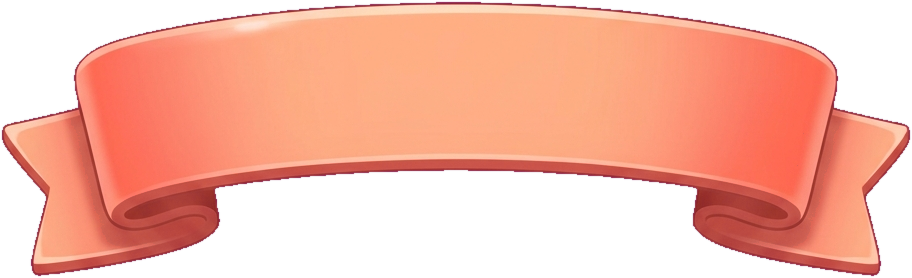
#> input picture minigame/images/ui/merge_chain_ribbon.png, 912 x 278 px
$ python -i matte_merge_chain_ui.py   (imports and definitions only)
#> lines starting #> are read from the running program, lines starting #| are printed output that depends on the picture
#> further down, picture is the input picture: PIL image 912x278 RGBA; mean R, G, B, A 244.1, 89.6, 162.6, 159.1
### scripts/huahua_paths.py
"""
本仓库与「同级目录 game_assets/huahua」的路径解析。

约定：资产库与仓库根目录同级，即 <parent>/game_assets/huahua/。
可通过环境变量 GAME_ASSETS_HUAHUA 指向该 huahua 资产根目录（含 raw、assets 子树的上级，即 game_assets/huahua 这一层）。
"""
from __future__ import annotations

import os
from pathlib import Path


def repo_root() -> Path:
    """本仓库根目录（game2D_huahua）。"""
    return Path(__file__).resolve().parent.parent


def game_assets_huahua_root() -> Path:
    """仓库外 huahua 资产根：默认 ../game_assets/huahua（相对 repo）。"""
    env = os.environ.get("GAME_ASSETS_HUAHUA", "").strip()
    if env:
        return Path(env).expanduser().resolve()
    return (repo_root().parent / "game_assets" / "huahua").resolve()


def game_assets_dir() -> Path:
    """…/game_assets/huahua/assets"""
    return game_assets_huahua_root() / "assets"

### scripts/matte_merge_chain_ui.py
#!/usr/bin/env python3
"""
合成线 UI 拆件：品红抠图 + 去边；可选 alpha 裁剪缩小留白。
读 merge_chain_ui_nb2/for_review/，写入 minigame/images/ui/
"""
from __future__ import annotations

import sys
from pathlib import Path

try:
    from PIL import Image, ImageFilter
except ImportError:
    print("需要: pip install Pillow", file=sys.stderr)
    sys.exit(1)

from huahua_paths import game_assets_dir

ROOT = Path(__file__).resolve().parents[1]
REVIEW = game_assets_dir() / "merge_chain_ui_nb2/for_review"
OUT_DIR = ROOT / "minigame/images/ui"

PAIRS = [
    ("merge_chain_ribbon_nb2_1x1.png", "merge_chain_ribbon.png", True),
    ("merge_chain_panel_nb2_3x4.png", "merge_chain_panel.png", False),
]


def magenta_score(r: int, g: int, b: int) -> float:
    return (r + b) * 0.5 - g


def process_pixels(im: Image.Image) -> Image.Image:
    im = im.convert("RGBA")
    px = im.load()
    w, h = im.size
#> w = 912; h = 278
    for y in range(h):
        for x in range(w):
            r, g, b, a = px[x, y]
            ms = magenta_score(r, g, b)
            if ms > 130 and r > 160 and b > 160 and g < 120:
                px[x, y] = (r, g, b, 0)
            elif ms > 100 and r > 200 and b > 200 and g < 90:
                px[x, y] = (r, g, b, 0)

    def despill(rr: int, gg: int, bb: int) -> tuple[int, int, int]:
        ms = magenta_score(rr, gg, bb)
        if ms < 35 or gg > 100:
            return rr, gg, bb
        t = min(0.5, (ms - 35) / 120.0)
        rr = int(max(0, min(255, rr - (rr - gg) * t * 0.6)))
        bb = int(max(0, min(255, bb - (bb - gg) * t * 0.6)))
        gg = int(max(0, min(255, gg + (ms - 35) * 0.07 * t)))
        return rr, gg, bb

    for y in range(h):
        for x in range(w):
            r, g, b, a = px[x, y]
            if a < 16:
                continue
            r2, g2, b2 = despill(r, g, b)
            px[x, y] = (r2, g2, b2, a)
#> this loop made 278 passes

    a = im.split()[-1]
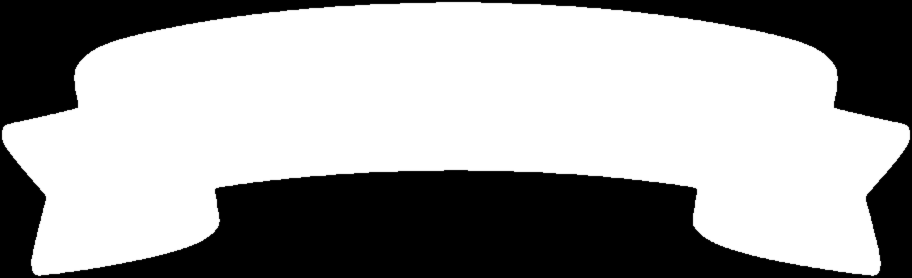
#> a: PIL image 912x278 L; min 0, max 255, mean 159.1
    a2 = a.filter(ImageFilter.MinFilter(3))
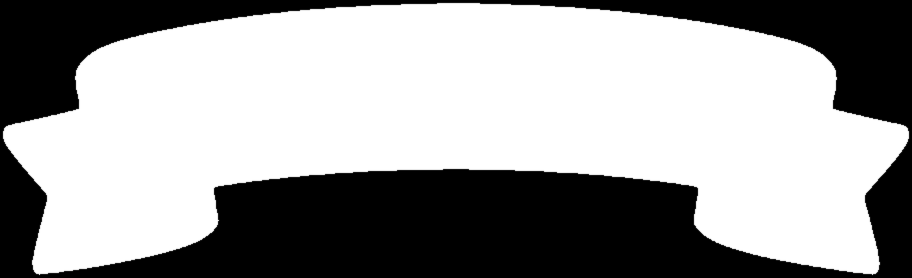
#> a2: PIL image 912x278 L; min 0, max 255, mean 156.4
    a2 = a2.filter(ImageFilter.GaussianBlur(radius=0.45))
    im.putalpha(a2)
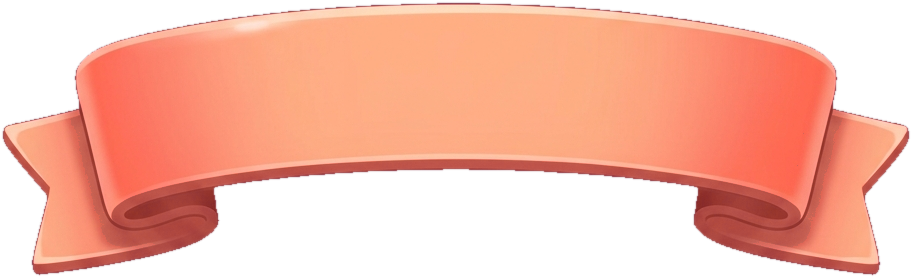
#> im: PIL image 912x278 RGBA; mean R, G, B, A 242.8, 89.6, 162.4, 156.4; transparent parts drawn white
    return im


def main() -> None:
    OUT_DIR.mkdir(parents=True, exist_ok=True)
    for src_name, dst_name, trim in PAIRS:
        src = REVIEW / src_name
        if not src.is_file():
            print(f"SKIP missing: {src}", file=sys.stderr)
            continue
        im = Image.open(src)
        im = process_pixels(im)
        if trim:
            bbox = im.getbbox()
            if bbox:
                im = im.crop(bbox)
        dst = OUT_DIR / dst_name
        im.save(dst, "PNG")
        print(f"OK {src.name} -> {dst} ({im.size})")


# [2 lines not run here, left out]

>>> from PIL import Image
>>> picture = Image.open('../minigame/images/ui/merge_chain_ribbon.png')
>>> result = process_pixels(picture)
